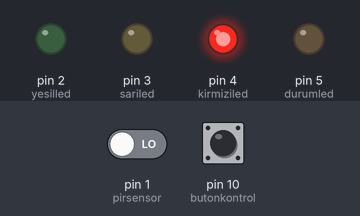
A sketch run on a simulated Arduino Uno, built with avr-gcc and run on an emulated ATmega328P. On the bench: output pins drawn as LEDs (lit = HIGH). The test bench sets the inputs (shaded band); at power-on: pin 10 (butonkontrol) LOW, pin 1 (pirsensor) LOW.

Above: at 1.2 s.
1.3 s: pin 10 (butonkontrol) pulled HIGH for 0.15 s
At 1.8 s:
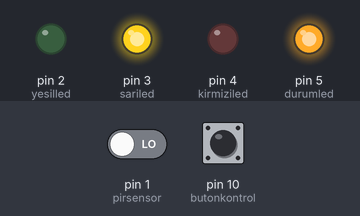
3.0 s: pin 10 (butonkontrol) pulled HIGH for 1 s
At 4.9 s:
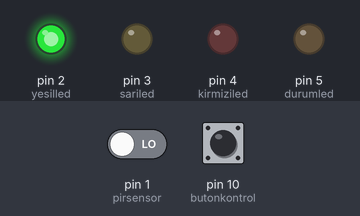
5.5 s: pin 10 (butonkontrol) pulled HIGH for 3.2 s
At 9.2 s:
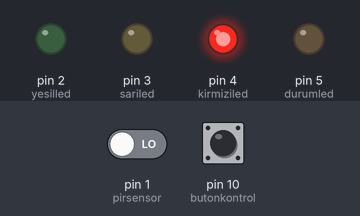
Timing chart, 0 to 10.7 s (numbered marks = the images above; inputs shaded):
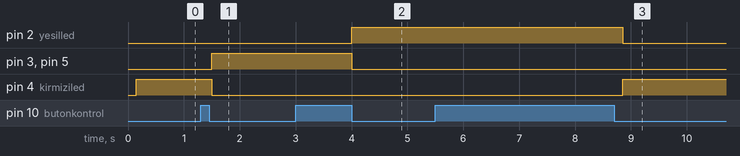

Measured:
- after the input at 1.3 s, pin 3 (sariled), pin 5 (durumled): LOW → HIGH after 0.20 s; pin 4 (kirmiziled): HIGH → LOW after 0.20 s
- after the input at 3.0 s, pin 2 (yesilled): LOW → HIGH after 1.0 s; pin 3 (sariled), pin 5 (durumled): HIGH → LOW after 1.0 s
- after the input at 5.5 s, pin 2 (yesilled): HIGH → LOW after 3.4 s; pin 4 (kirmiziled): LOW → HIGH after 3.4 s

The sketch:

alarm.ino
```cpp
#define durumled 5
#define yesilled 2
#define sariled 3
#define kirmiziled 4
#define pirsensor 1
#define butonkontrol 10


void setup() {

  pinMode(yesilled, OUTPUT);
  pinMode(sariled, OUTPUT);
  pinMode(kirmiziled, OUTPUT);
  pinMode(durumled, OUTPUT);
  pinMode(butonkontrol, INPUT);
  pinMode(pirsensor, INPUT);

}

void kapaliMod() {
  digitalWrite(yesilled, LOW);
  digitalWrite(durumled, LOW);
  digitalWrite(sariled, LOW);
  digitalWrite(kirmiziled, HIGH);


}

void ledAktif() {
  digitalWrite(yesilled, LOW);
  digitalWrite(durumled, HIGH);
  digitalWrite(sariled, HIGH);
  digitalWrite(kirmiziled, LOW);


}


void pirAktif() {
  digitalWrite(yesilled, HIGH);
  digitalWrite(sariled, LOW);
  digitalWrite(kirmiziled, LOW);

  byte pirDurum = digitalRead (pirsensor);
  if (pirDurum == HIGH) {
    digitalWrite(durumled, HIGH);
  } else {
    digitalWrite(durumled, LOW);
  }
}
byte secenek = 0;
void loop() {


  byte butonDurum = digitalRead(butonkontrol);
  delay(150);


  if (butonDurum == HIGH) {
    secenek ++;
    if (butonDurum == HIGH) {
      while (1) {
        butonDurum = digitalRead(butonkontrol);
        if (butonDurum == LOW)
          break;
      }
    }
  }

  if (secenek == 0) {
    kapaliMod();
  } else if (secenek == 1) {
    ledAktif();
  } else if (secenek == 2) {
    pirAktif();
  } else {
    secenek = 0;
  }


}
```
